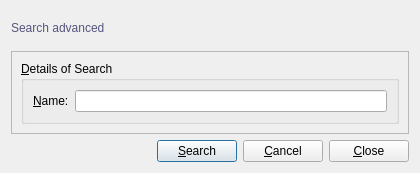
<?xml version="1.0" encoding="UTF-8"?>
<ui version="4.0">
 <class>GroupSearch</class>
 <widget class="QDialog" name="GroupSearch">
  <property name="geometry">
   <rect>
    <x>0</x>
    <y>0</y>
    <width>420</width>
    <height>173</height>
   </rect>
  </property>
  <property name="windowTitle">
   <string>Group :: Search Advanced</string>
  </property>
  <property name="windowIcon">
   <iconset resource="../../../crud-2/resources/ui/resources.qrc">
    <normaloff>:/default/static/default/icons/22x22/face-devilish.png</normaloff>:/default/static/default/icons/22x22/face-devilish.png</iconset>
  </property>
  <layout class="QGridLayout" name="gridLayout">
   <item row="0" column="0">
    <layout class="QHBoxLayout" name="horizontalLayout_2">
     <item>
      <widget class="QLabel" name="titleLabel">
       <property name="styleSheet">
        <string notr="true">color: rgb(85, 85, 127);
font: 75 14pt &quot;DejaVu Sans Mono&quot;;</string>
       </property>
       <property name="text">
        <string>Search advanced</string>
       </property>
      </widget>
     </item>
     <item>
      <spacer name="horizontalSpacer_2">
       <property name="orientation">
        <enum>Qt::Horizontal</enum>
       </property>
       <property name="sizeHint" stdset="0">
        <size>
         <width>40</width>
         <height>20</height>
        </size>
       </property>
      </spacer>
     </item>
    </layout>
   </item>
   <item row="1" column="0">
    <widget class="QFrame" name="frame">
     <property name="frameShape">
      <enum>QFrame::StyledPanel</enum>
     </property>
     <property name="frameShadow">
      <enum>QFrame::Raised</enum>
     </property>
     <layout class="QGridLayout" name="gridLayout_3">
      <item row="0" column="0">
       <widget class="QGroupBox" name="detailsSearchGroupBox">
        <property name="title">
         <string>&amp;Details of Search</string>
        </property>
        <layout class="QFormLayout" name="formLayout_2">
         <property name="fieldGrowthPolicy">
          <enum>QFormLayout::ExpandingFieldsGrow</enum>
         </property>
         <item row="0" column="0">
          <widget class="QLabel" name="nameLabel">
           <property name="text">
            <string>&amp;Name:</string>
           </property>
           <property name="buddy">
            <cstring>nameLineEdit</cstring>
           </property>
          </widget>
         </item>
         <item row="0" column="1">
          <widget class="QLineEdit" name="nameLineEdit"/>
         </item>
        </layout>
       </widget>
      </item>
     </layout>
    </widget>
   </item>
   <item row="2" column="0">
    <layout class="QHBoxLayout" name="horizontalLayout">
     <item>
      <spacer name="horizontalSpacer">
       <property name="orientation">
        <enum>Qt::Horizontal</enum>
       </property>
       <property name="sizeHint" stdset="0">
        <size>
         <width>40</width>
         <height>20</height>
        </size>
       </property>
      </spacer>
     </item>
     <item>
      <widget class="QPushButton" name="searchPushButton">
       <property name="text">
        <string>&amp;Search</string>
       </property>
       <property name="icon">
        <iconset resource="../../../crud-2/resources/ui/resources.qrc">
         <normaloff>:/default/static/default/icons/22x22/dialog-ok-apply.png</normaloff>:/default/static/default/icons/22x22/dialog-ok-apply.png</iconset>
       </property>
       <property name="shortcut">
        <string>Ctrl+S</string>
       </property>
      </widget>
     </item>
     <item>
      <widget class="QPushButton" name="cancelPushButton">
       <property name="text">
        <string>&amp;Cancel</string>
       </property>
       <property name="icon">
        <iconset resource="../../../crud-2/resources/ui/resources.qrc">
         <normaloff>:/default/static/default/icons/22x22/dialog-cancel.png</normaloff>:/default/static/default/icons/22x22/dialog-cancel.png</iconset>
       </property>
       <property name="shortcut">
        <string>Ctrl+Shift+W</string>
       </property>
      </widget>
     </item>
     <item>
      <widget class="QPushButton" name="closePushButton">
       <property name="text">
        <string>&amp;Close</string>
       </property>
       <property name="icon">
        <iconset resource="../../../crud-2/resources/ui/resources.qrc">
         <normaloff>:/default/static/default/icons/22x22/window-close.png</normaloff>:/default/static/default/icons/22x22/window-close.png</iconset>
       </property>
       <property name="shortcut">
        <string>Ctrl+W</string>
       </property>
      </widget>
     </item>
    </layout>
   </item>
  </layout>
 </widget>
 <tabstops>
  <tabstop>nameLineEdit</tabstop>
  <tabstop>searchPushButton</tabstop>
  <tabstop>cancelPushButton</tabstop>
  <tabstop>closePushButton</tabstop>
 </tabstops>
 <resources>
  <include location="../../../crud-2/resources/ui/resources.qrc"/>
 </resources>
 <connections/>
</ui>
